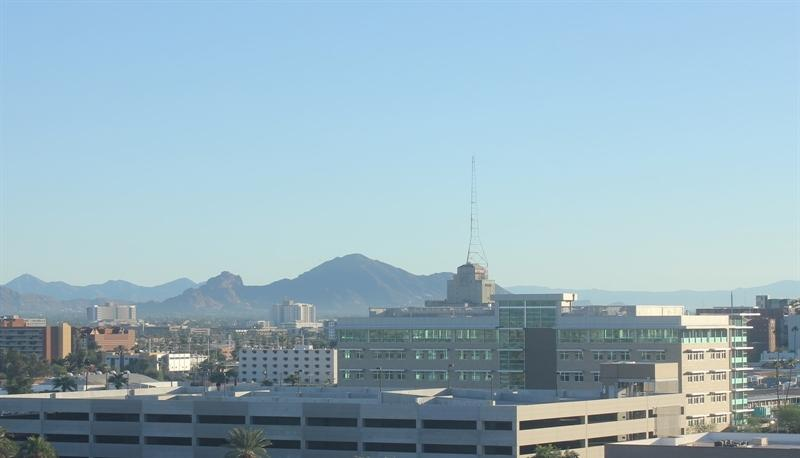
#> input picture 1_1_Image_Representation/day_night_images/training/day/20151101_145049.jpg, 800 x 458 px; its folder holds only this picture in this run
$ jupyter execute --allow-errors 'Accuracy and Misclassification.ipynb'   (shell and % lines are left out)
#> lines starting #> are read from the running program, lines starting #| are printed output that depends on the picture
### Image_Representation_&_Classification/Accuracy and Misclassification/helpers.py
# Helper functions

import os
import glob # library for loading images from a directory
import matplotlib.image as mpimg

import cv2


# This function loads in images and their labels and places them in a list
# The list contains all images and their associated labels
# For example, after data is loaded, im_list[0][:] will be the first image-label pair in the list
def load_dataset(image_dir):

    # Populate this empty image list
#> called with image_dir = 'day_night_images/training/'
    im_list = []
    image_types = ["day", "night"]

    # Iterate through each color folder
    for im_type in image_types:

        # Iterate through each image file in each image_type folder
        # glob reads in any image with the extension "image_dir/im_type/*"
        for file in glob.glob(os.path.join(image_dir, im_type, "*")):

            # Read in the image
            im = mpimg.imread(file)
#> im is the input picture: shape (458, 800, 3); mean R, G, B 150.7, 178, 191

            # Check if the image exists/if it's been correctly read-in
            if not im is None:
                # Append the image, and it's type (red, green, yellow) to the image list
                im_list.append((im, im_type))

    return im_list


## Standardize the input images
# Resize each image to the desired input size: 600x1100px (hxw).

## Standardize the output
# With each loaded image, we also specify the expected output.
# For this, we use binary numerical values 0/1 = night/day.


# This function should take in an RGB image and return a new, standardized version
# 600 height x 1100 width image size (px x px)
def standardize_input(image):

    # Resize image and pre-process so that all "standard" images are the same size
    standard_im = cv2.resize(image, (1100, 600))

    return standard_im


# Examples:
# encode("day") should return: 1
# encode("night") should return: 0
def encode(label):

    numerical_val = 0
    if(label == 'day'):
        numerical_val = 1
    # else it is night and can stay 0

    return numerical_val

# using both functions above, standardize the input images and output labels
def standardize(image_list):

    # Empty image data array
    standard_list = []

    # Iterate through all the image-label pairs
    for item in image_list:
        image = item[0]
        label = item[1]

        # Standardize the image
        standardized_im = standardize_input(image)

        # Create a numerical label
        binary_label = encode(label)

        # Append the image, and it's one hot encoded label to the full, processed list of image data
        standard_list.append((standardized_im, binary_label))

    return standard_list


### Image_Representation_&_Classification/Accuracy and Misclassification/Accuracy and Misclassification.ipynb
# Day and Night Image Classifier
---

The day/night image dataset consists of 200 RGB color images in two categories: day and night. There are equal numbers of each example: 100 day images and 100 night images.

We'd like to build a classifier that can accurately label these images as day or night, and that relies on finding distinguishing features between the two types of images!

*Note: All images come from the [AMOS dataset](http://cs.uky.edu/~jacobs/datasets/amos/) (Archive of Many Outdoor Scenes).*

### Import resources

Before you get started on the project code, import the libraries and resources that you'll need.

[cell 1]
import cv2 # computer vision library
import helpers

import numpy as np
import matplotlib.pyplot as plt
import matplotlib.image as mpimg

## Training and Testing Data
The 200 day/night images are separated into training and testing datasets.

* 60% of these images are training images, for you to use as you create a classifier.
* 40% are test images, which will be used to test the accuracy of your classifier.

First, we set some variables to keep track of some where our images are stored:

    image_dir_training: the directory where our training image data is stored
    image_dir_test: the directory where our test image data is stored

[cell 2]
# Image data directories
image_dir_training = "day_night_images/training/"
image_dir_test = "day_night_images/test/"

## Load the datasets

These first few lines of code will load the training day/night images and store all of them in a variable, `IMAGE_LIST`. This list contains the images and their associated label ("day" or "night").

For example, the first image-label pair in `IMAGE_LIST` can be accessed by index:
``` IMAGE_LIST[0][:]```.

[cell 3]
# Using the load_dataset function in helpers.py
# Load training data
IMAGE_LIST = helpers.load_dataset(image_dir_training)
#> IMAGE_LIST = 2 items

## Construct a `STANDARDIZED_LIST` of input images and output labels.

This function takes in a list of image-label pairs and outputs a **standardized** list of resized images and numerical labels.

[cell 4]
# Standardize all training images
STANDARDIZED_LIST = helpers.standardize(IMAGE_LIST)
#> the loop in standardize, `for item in image_list:` made 2 passes
#> (label, numerical_val in encode, binary_label) on passes 1 to 2: ('day', 1, 1), ('night', 0, 0)
#> pass 1, in standardize_input, `standard_im = cv2.resize(image, (1100, 600))`:
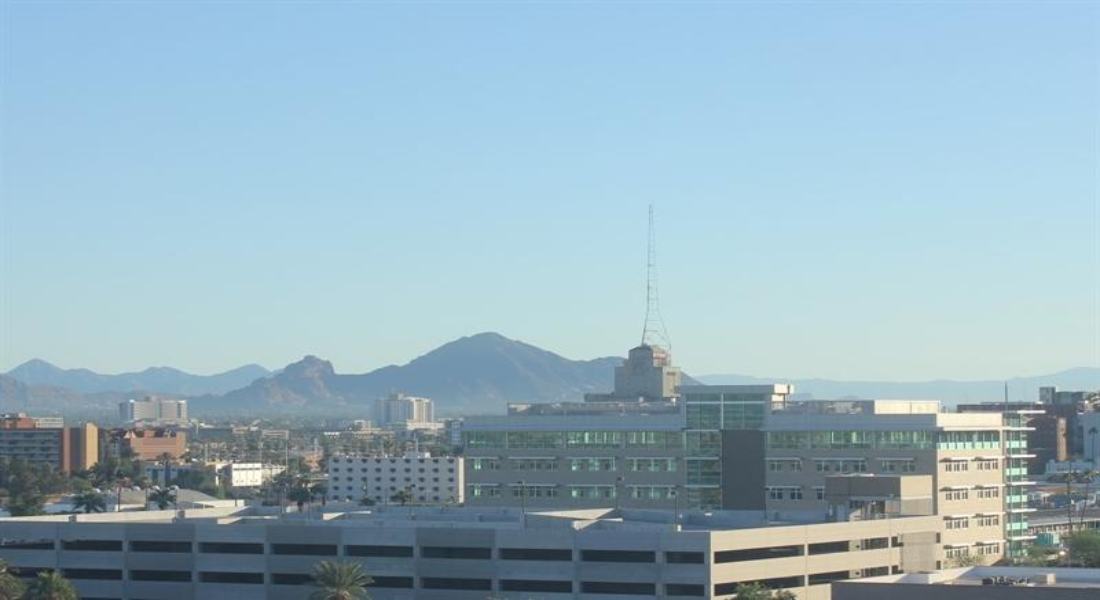
#> standard_im: shape (600, 1100, 3); mean R, G, B 150.6, 178, 190.9
#> pass 2, in standardize_input (call 2), `standard_im = cv2.resize(image, (1100, 600))`:
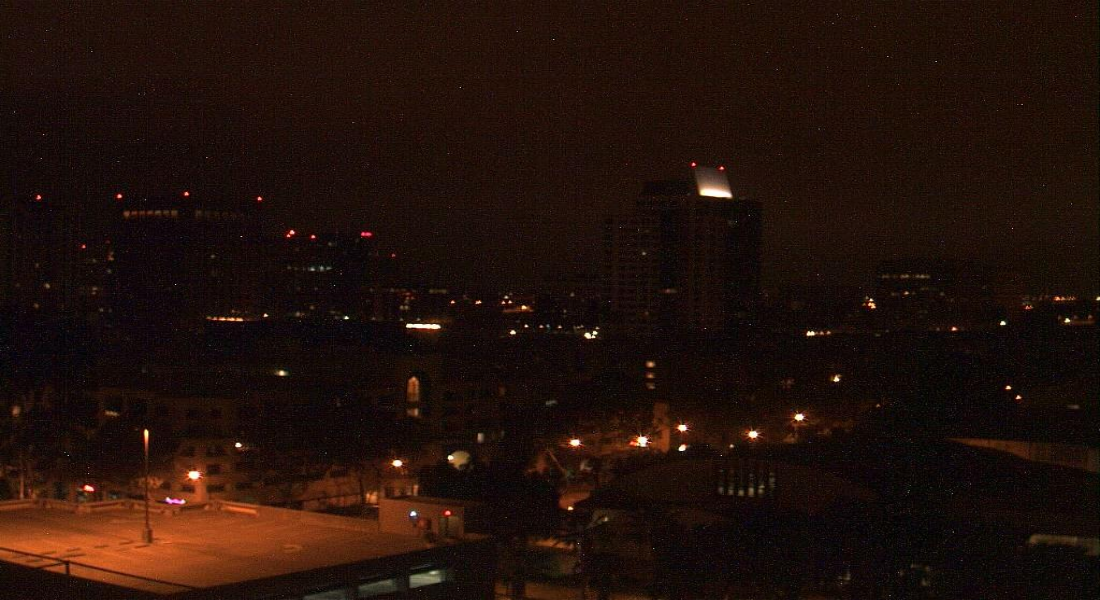
#> standard_im: shape (600, 1100, 3); mean R, G, B 33.7, 16.6, 10.3
#> STANDARDIZED_LIST = 2 items

## Visualize the standardized data

Display a standardized image from STANDARDIZED_LIST.

[cell 5]
# Display a standardized image and its label

# Select an image by index
image_num = 0
selected_image = STANDARDIZED_LIST[image_num][0]
selected_label = STANDARDIZED_LIST[image_num][1]
#> selected_label = 1

# Display image and data about it
plt.imshow(selected_image)
print("Shape: "+str(selected_image.shape))
#| Shape: (600, 1100, 3)
print("Label [1 = day, 0 = night]: " + str(selected_label))
#| Label [1 = day, 0 = night]: 1

# Feature Extraction

Create a feature that represents the brightness in an image. We'll be extracting the **average brightness** using HSV colorspace. Specifically, we'll use the V channel (a measure of brightness), add up the pixel values in the V channel, then divide that sum by the area of the image to get the average Value of the image.

---
###  Find the average brigtness using the V channel

This function takes in a **standardized** RGB image and returns a feature (a single value) that represent the average level of brightness in the image. We'll use this value to classify the image as day or night.

[cell 6]
# Find the average Value or brightness of an image
def avg_brightness(rgb_image):
    # Convert image to HSV
    hsv = cv2.cvtColor(rgb_image, cv2.COLOR_RGB2HSV)

    # Add up all the pixel values in the V channel
    sum_brightness = np.sum(hsv[:,:,2])
    area = 600*1100.0  # pixels

    # find the avg
    avg = sum_brightness/area

    return avg

[cell 7]
# Testing average brightness levels
# Look at a number of different day and night images and think about
# what average brightness value separates the two types of images

# As an example, a "night" image is loaded in and its avg brightness is displayed
image_num = 190
#> (the rest of this cell did not finish here and is left out)

# Classification and Visualizing Error

In this section, we'll turn our average brightness feature into a classifier that takes in a standardized image and returns a `predicted_label` for that image. This `estimate_label` function should return a value: 0 or 1 (night or day, respectively).

[cell 8]
def avg_hue(rgb_image):

    # Convert image to HSV
    hsv = cv2.cvtColor(rgb_image, cv2.COLOR_RGB2HSV)

    # Add up all the pixel value in H channel
    sum_hue = np.sum(hsv[:,:,0])

    # Calculate the hue
    avg = sum_hue / (600 * 1100.0)

    return avg

[cell 9]
def avg_rgb(rgb_image):

    # Add up all the pixel value in RGB channel
    sum_r = np.sum(rgb_image[:,:,0])
    sum_g = np.sum(rgb_image[:,:,1])
    sum_b = np.sum(rgb_image[:,:,2])

    # Calculate the hue
    avg_r = sum_r / (600 * 1100.0)
    avg_g = sum_g / (600 * 1100.0)
    avg_b = sum_b / (600 * 1100.0)

    return (avg_r, avg_g, avg_b)

---
### TODO: Build a complete classifier

Complete this code so that it returns an estimated class label given an input RGB image.

[cell 10]
# This function should take in RGB image input
def estimate_label(rgb_image):

    # Extract average brightness feature from an RGB image
    avg_b = avg_brightness(rgb_image)
    avg_h = avg_hue(rgb_image)

    # Use the avg brightness feature to predict a label (0, 1)
    predicted_label = 0
    b_threshold = 99
    h_threshold = 25
    if(avg_b > b_threshold):
        # if the average brightness is above the threshold value, we classify it as "day"
        if (avg_h > h_threshold):
            predicted_label = 1
    # else, the pred-cted_label can stay 0 (it is predicted to be "night")

    return predicted_label

## Testing the classifier

Here is where we test your classification algorithm using our test set of data that we set aside at the beginning of the notebook!

Since we are using a pretty simple brightess feature, we may not expect this classifier to be 100% accurate. We'll aim for around 75-85% accuracy usin this one feature.

### Test dataset

Below, we load in the test dataset, standardize it using the `standardize` function you defined above, and then **shuffle** it; this ensures that order will not play a role in testing accuracy.

[cell 11]
import random

# Using the load_dataset function in helpers.py
# Load test data
TEST_IMAGE_LIST = helpers.load_dataset(image_dir_test)
#> TEST_IMAGE_LIST = 2 items

# Standardize the test data
STANDARDIZED_TEST_LIST = helpers.standardize(TEST_IMAGE_LIST)
#> the loop in standardize (call 2), `for item in image_list:` made 2 passes
#> STANDARDIZED_TEST_LIST = 2 items

# Shuffle the standardized test data
random.shuffle(STANDARDIZED_TEST_LIST)

[cell 12]
def plt_dot(images):
    plt.figure()
    for image in images:
        im = image[0]
        label = image[1]
        h = avg_hue(im)
        b = avg_brightness(im)
        plt.xlabel('HUE')
        plt.ylabel('BRIGHTNESS')
        if label == 0:
            plt.scatter(h, b, marker='>')
        else:
            plt.scatter(h, b, marker='.')
#> this loop made 2 passes
#> (label, sum_hue in avg_hue, h, sum_brightness in avg_brightness, area in avg_brightness, b) on passes 1 to 2: (1, 61835888, 93.69, 127319192, 660000, 192.9), (0, 16498845, 25, 22282691, 660000, 33.76)
    plt.show()
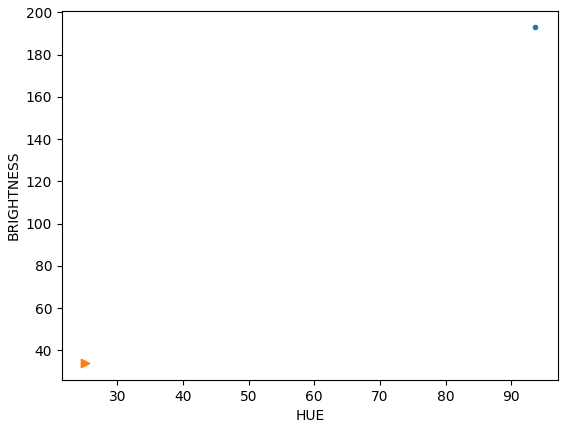
#> figure drawn by matplotlib, 1 panel

[cell 13]
plt_dot(STANDARDIZED_TEST_LIST)

## Determine the Accuracy

Compare the output of your classification algorithm (a.k.a. your "model") with the true labels and determine the accuracy.

This code stores all the misclassified images, their predicted labels, and their true labels, in a list called `misclassified`.

[cell 14]
# Constructs a list of misclassified images given a list of test images and their labels
def get_misclassified_images(test_images):
    # Track misclassified images by placing them into a list
    misclassified_images_labels = []

    # Iterate through all the test images
    # Classify each image and compare to the true label
    for image in test_images:

        # Get true data
        im = image[0]
        true_label = image[1]

        # Get predicted label from your classifier
        predicted_label = estimate_label(im)

        # Compare true and predicted labels
        if(predicted_label != true_label):
            # If these labels are not equal, the image has been misclassified
            misclassified_images_labels.append((im, predicted_label, true_label))
#> this loop made 2 passes
#> (true_label, avg_b in estimate_label, avg_h in estimate_label, predicted_label) on passes 1 to 2: (1, 192.9, 93.69, 1), (0, 33.76, 25, 0)
#> after the loop, misclassified_images_labels = []

    # Return the list of misclassified [image, predicted_label, true_label] values
    return misclassified_images_labels

[cell 15]
# Find all misclassified images in a given test set
MISCLASSIFIED = get_misclassified_images(STANDARDIZED_TEST_LIST)
#> MISCLASSIFIED = []

# Accuracy calculations
total = len(STANDARDIZED_TEST_LIST)
#> total = 2
num_correct = total - len(MISCLASSIFIED)
#> num_correct = 2
accuracy = num_correct/total
#> accuracy = 1

print('Accuracy: ' + str(accuracy))
#| Accuracy: 1.0
print("Number of misclassified images = " + str(len(MISCLASSIFIED)) +' out of '+ str(total))
#| Number of misclassified images = 0 out of 2
